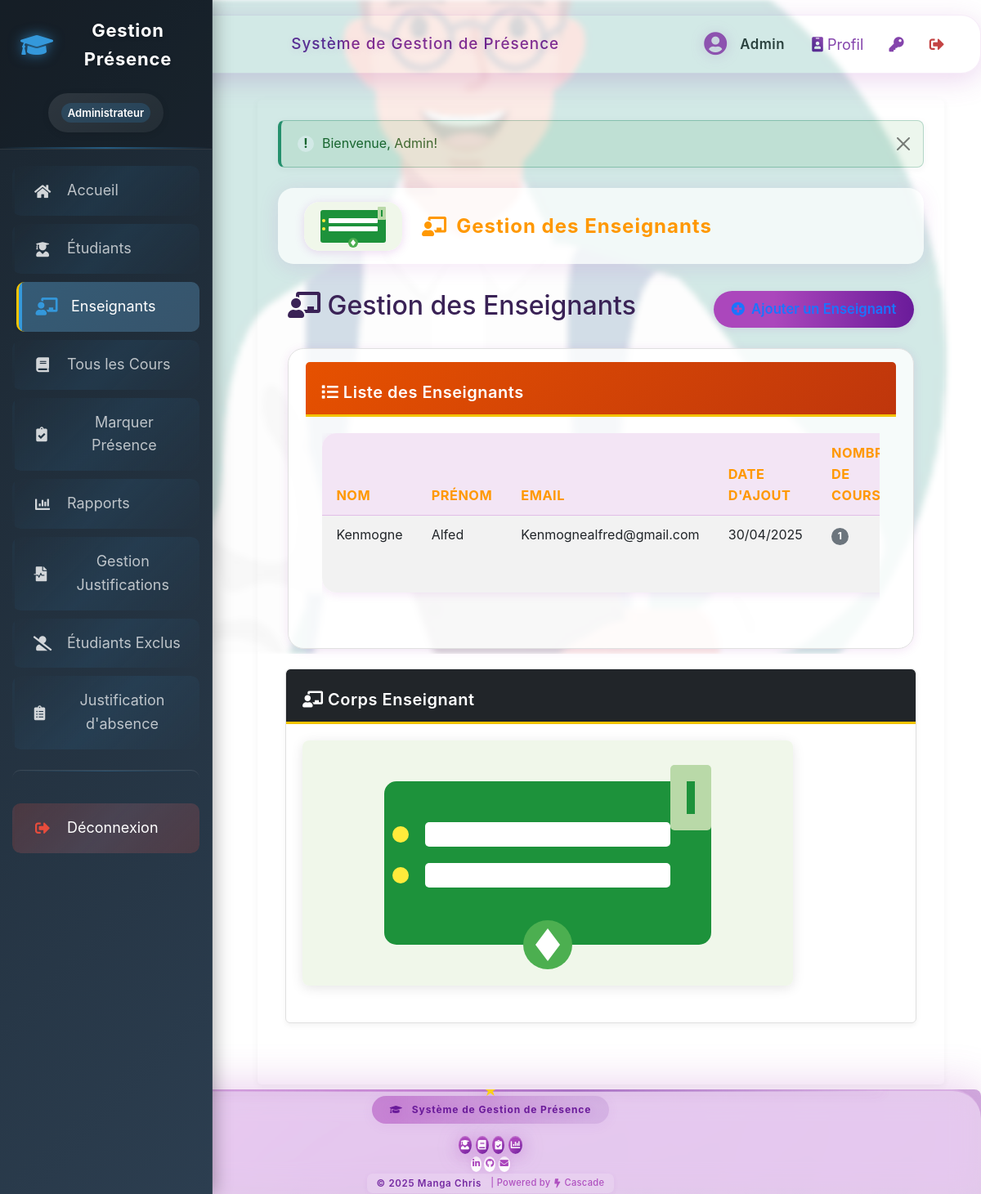
Page /enseignants.php (signed in) on the committed database.
### tables this page shows
CREATE TABLE IF NOT EXISTS `utilisateurs` (
  `id` int NOT NULL AUTO_INCREMENT,
  `nom` varchar(100) NOT NULL,
  `prenom` varchar(100) NOT NULL,
  `email` varchar(150) NOT NULL,
  `mot_de_passe` varchar(255) NOT NULL,
  `role` enum('admin','enseignant') NOT NULL DEFAULT 'enseignant',
  `date_creation` timestamp NULL DEFAULT CURRENT_TIMESTAMP,
  `derniere_connexion` timestamp NULL DEFAULT NULL,
  PRIMARY KEY (`id`),
  UNIQUE KEY `email` (`email`)
);

### config/database.php (called while the page is built, shortened)
<?php
$db_type = null;
$pdo = null;
$mysqli = null;
if (getenv('REPL_ID') || getenv('REPL_SLUG') || getenv('PGHOST')) {
    $db_type = 'postgresql';
    $host = getenv('PGHOST');
    $dbname = getenv('PGDATABASE');
    $user = getenv('PGUSER');
    $password = getenv('PGPASSWORD');
    $port = getenv('PGPORT');
    $dsn = "pgsql:host=$host;port=$port;dbname=$dbname;user=$user;password=$password";
    try {
        $pdo = new PDO($dsn);
        $pdo->setAttribute(PDO::ATTR_ERRMODE, PDO::ERRMODE_EXCEPTION);
        $pdo->setAttribute(PDO::ATTR_DEFAULT_FETCH_MODE, PDO::FETCH_ASSOC);
    } catch (PDOException $e) {
        die("Erreur de connexion à la base de données PostgreSQL: " . $e->getMessage());
    }
} else {
    $db_type = 'mysql';
    $host = 'localhost';
    $dbname = 'attendance_system';
    $user = 'root';
    $password = '';
    $port = 3306;
    $mysqli = new mysqli($host, $user, $password, $dbname, $port);
    $mysqli->set_charset("utf8mb4");
}
function db_query($sql, $params = []) {
    global $db_type, $pdo, $mysqli;
    if ($db_type === 'postgresql') {
        try {
            $stmt = $pdo->prepare($sql);
            $stmt->execute($params);
            return $stmt->fetchAll();
        } catch (PDOException $e) {
            error_log("Erreur SQL (PostgreSQL): " . $e->getMessage());
            return false;
        }
    } else {
        try {
            $stmt = $mysqli->prepare($sql);
            $stmt->execute();
            $result = $stmt->get_result();
            $rows = [];
            while ($row = $result->fetch_assoc()) {
                $rows[] = $row;
            }
            return $rows;
        } catch (Exception $e) {
            error_log("Erreur SQL (MySQL): " . $e->getMessage());
            return false;
        }
    }
}
?>

### enseignants.php (the view, shortened to what this page needs)
<?php
require_once 'includes/auth.php';
require_once 'config/database.php';
$enseignants = db_query("
    SELECT u.id, u.nom, u.prenom, u.email, u.date_creation, COUNT(c.id) as nb_cours
    FROM utilisateurs u
    LEFT JOIN cours c ON u.id = c.enseignant_id
    WHERE u.role = 'enseignant'
    GROUP BY u.id
    ORDER BY u.nom, u.prenom
");
include 'includes/header.php';
?>
<link rel="stylesheet" href="assets/css/global-modern.css?v=<?= time() ?>">
<div class="teachers-full-bg">
    <img src="Nouveau dossier/enseignant.jpg" alt="Enseignant - arrière-plan décoratif">
</div>
<div class="page-hero">
    <img src="assets/images/teachers.svg" alt="Enseignants Universitaires" class="page-hero-img">
    <h1 class="page-hero-title"><i class="fas fa-chalkboard-teacher"></i> Gestion des Enseignants</h1>
</div>
<div class="container-fluid">
    <div class="d-flex justify-content-between align-items-center mb-4">
        <h1 class="h2"><i class="fas fa-chalkboard-teacher"></i> Gestion des Enseignants</h1>
        <div>
            <a href="ajouter_enseignant.php" class="modern-btn btn-sm btn-outline-primary" title="Ajouter un Enseignant">
                <i class="fas fa-plus-circle"></i> Ajouter un Enseignant
            </a>
        </div>
    </div>
    <div class="card modern-card">
        <div class="card-header text-white" style="background: linear-gradient(135deg, #e65100 0%, #bf360c 100%);">
            <h5 class="card-title mb-0"><i class="fas fa-list"></i> Liste des Enseignants</h5>
        </div>
        <div class="card-body">
            <div class="table-responsive">
                <table class="table modern-table table-striped table-hover data-table">
                    <thead class="table-dark">
                        <tr>
                            <th>Nom</th>
                            <th>Prénom</th>
                            <th>Email</th>
                            <th>Date d'ajout</th>
                            <th>Nombre de Cours</th>
                        </tr>
                    </thead>
                    <tbody>
                        <?php if (empty($enseignants)): ?>
                            <tr>
                                <td colspan="7" class="text-center">Aucun enseignant enregistré.</td>
                            </tr>
                        <?php else: ?>
                            <?php foreach ($enseignants as $e): ?>
                                <tr>
                                    <td><?= htmlspecialchars($e['nom']) ?></td>
                                    <td><?= htmlspecialchars($e['prenom']) ?></td>
                                    <td><?= htmlspecialchars($e['email']) ?></td>
                                    <td><?= date('d/m/Y', strtotime($e['date_creation'])) ?></td>
                                    <td>
                                        <span class="badge bg-secondary rounded-pill"><?= $e['nb_cours'] ?></span>
                                    </td>
                                </tr>
                            <?php endforeach; ?>
                        <?php endif; ?>
                    </tbody>
                </table>
            </div>
        </div>
    </div>
    <div class="row mt-4">
        <div class="col-md-12">
            <div class="card">
                <div class="card-header bg-dark text-white">
                    <h5 class="card-title mb-0"><i class="fas fa-chalkboard-teacher"></i> Corps Enseignant</h5>
                </div>
                <div class="card-body">
                    <img src="assets/images/teachers.svg" alt="Représentation du corps enseignant" class="decorative-image">
                </div>
            </div>
        </div>
    </div>
</div>
<?php
include 'includes/footer.php';
?>

### assets/css/sidebar-enhanced.css (style rules this page uses)
html, body { padding: 0 !important; margin: 0 !important; }
body { margin-left: 0 !important; padding-left: 0 !important; }

### assets/css/global-modern.css (style rules this page uses)
body { background: linear-gradient(135deg,#f3e5f5 0%,#fff 100%); font-family: 'Inter', 'Segoe UI', Arial, sans-serif; color: #3a2256; min-height: 100vh; margin: 0; }
.theme-enseignants { --main-gradient: linear-gradient(90deg,#ff9800 30%,#d84315 100%); --main-color: #ff9800; --accent: #ffe0b2; --shadow: #ff980022; }
.page-hero, .modern-card, .modern-table, .modern-alert { background: var(--accent, rgba(255,255,255,0.7)); box-shadow: 0 4px 24px var(--shadow, #ab47bc22); }
.page-hero-title, .modern-table th, .modern-alert { color: var(--main-color, #6a1b9a) !important; }
.modern-btn, .btn-modern { background: var(--main-gradient, linear-gradient(90deg,#ab47bc 30%,#6a1b9a 100%)); color: #fff; box-shadow: 0 2px 10px var(--shadow, #ab47bc22); }
.modern-table th { background: var(--accent, #f3e5f5); }
.page-hero { display: flex; align-items: center; gap: 1.5rem; background: rgba(255,255,255,0.7); box-shadow: 0 4px 24px #ab47bc22; border-radius: 1.2rem; padding: 1.1rem 2rem 1rem 2rem; margin: 24px 0 32px 0; position: relative; overflow: hidden; animation: fadeInDown 0.9s cubic-bezier(.42,0,.58,1); }
.page-hero-img { height: 60px; width: auto; border-radius: 1.2rem; box-shadow: 0 2px 12px #ab47bc33; background: #fff; object-fit: cover; }
.page-hero-title { font-size: 1.5rem; font-weight: 700; color: #6a1b9a; letter-spacing: 1px; display: flex; align-items: center; gap: 0.7rem; margin: 0; }
.modern-btn, .btn-modern { border: none; border-radius: 2rem; background: linear-gradient(90deg,#ab47bc 30%,#6a1b9a 100%); color: #fff; font-weight: 600; font-size: 1.04rem; padding: 0.6rem 1.35rem; box-shadow: 0 2px 10px #ab47bc22; transition: background 0.18s, box-shadow 0.18s, transform 0.18s; display: inline-flex; align-items: center; gap: 0.5rem; text-decoration: none; }
.modern-table { width: 100%; border-radius: 1.1rem; background: rgba(255,255,255,0.7); box-shadow: 0 2px 12px #ab47bc22; overflow: hidden; margin-bottom: 2rem; border-collapse: separate; border-spacing: 0; }
.modern-table th, .modern-table td { padding: 0.7rem 1.1rem; text-align: left; border-bottom: 1px solid #e1bee7; }
.modern-table th { background: #f3e5f5; color: #6a1b9a; font-weight: 700; font-size: 1.02rem; }
.modern-table tr:last-child td { border-bottom: none; }
.modern-card { background: rgba(255,255,255,0.8); border-radius: 1.2rem; box-shadow: 0 2px 12px #ab47bc22; padding: 1rem 1.3rem 1rem 1.3rem; margin-bottom: 1.5rem; animation: fadeInUp 1s cubic-bezier(.42,0,.58,1); }

### assets/css/modules/base.css (style rules this page uses)
:root { --couleur-primaire: #1a75ff; --couleur-secondaire: #084298; --couleur-accent: #ce1126; --couleur-texte: #333; --couleur-fond: #f7f7f9; --couleur-succes: #2D936C; --couleur-danger: #BF0603; --couleur-avertissement: #F3C302; --couleur-info: #0dcaf0; --couleur-fond-clair: #ecf0f1; }
body { font-family: 'Segoe UI', Tahoma, Geneva, Verdana, sans-serif; line-height: 1.6; color: var(--couleur-texte); background-color: var(--couleur-fond); margin: 0; padding: 0; background-image: url('../images/cameroon-pattern.svg'); background-repeat: repeat; background-size: 400px 400px; }
h1, h2, h3, h4, h5, h6 { font-weight: 600; margin-top: 0.5em; margin-bottom: 0.5em; color: var(--couleur-primaire); }
a { color: var(--couleur-accent); text-decoration: none; transition: color 0.2s; }

### assets/css/modules/layout.css (style rules this page uses)
.row { display: flex; flex-wrap: wrap; margin: 0 -15px 25px; gap: 15px; }

### assets/css/modules/theme-blue.css (style rules this page uses)
:root { --couleur-primaire: #1a75ff; --couleur-secondaire: #084298; --couleur-accent: #ce1126; --couleur-texte: #333; --couleur-fond: #f7f7f9; --couleur-succes: #2D936C; --couleur-danger: #BF0603; --couleur-avertissement: #F3C302; --couleur-info: #0dcaf0; --couleur-fond-clair: #ecf0f1; }
.navbar, .sidebar, .card-header, th { background-color: var(--couleur-primaire); }
label, h1, h2, h3, h4, h5, h6 { color: var(--couleur-secondaire); }
.card-header, .dashboard-header { border-bottom-color: var(--couleur-avertissement); }

### enseignants.php (style rules this page uses)
.teachers-full-bg { position: fixed; top: 0; left: 0; width: 100vw; height: 100vh; z-index: 0; pointer-events: none; overflow: hidden; }
.teachers-full-bg img { width: 100vw; height: 100vh; object-fit: cover; opacity: 0.18; filter: blur(2.5px) grayscale(0.1); }
.page-hero, .container-fluid, .modern-card, .modern-table, .modern-btn, .btn-modern { position: relative; z-index: 2; }
body.theme-enseignants { background: #fff; }

### rows in the picture
utilisateurs: nom "Kenmogne", prenom "Alfed", email "Kenmognealfred@gmail.com", date_creation "30/04/2025", nb_cours "1"

### other values in the picture
$_SESSION['user_nom'] "Admin"
$_SESSION['alerte']['message'] "Bienvenue, Admin!"
